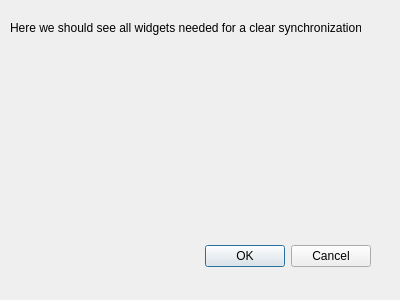
<?xml version="1.0" encoding="UTF-8"?>
<ui version="4.0">
 <class>DBSyncronizeWindow</class>
 <widget class="QDialog" name="DBSyncronizeWindow">
  <property name="geometry">
   <rect>
    <x>0</x>
    <y>0</y>
    <width>400</width>
    <height>300</height>
   </rect>
  </property>
  <property name="windowTitle">
   <string>Dialog</string>
  </property>
  <widget class="QDialogButtonBox" name="buttonBox">
   <property name="geometry">
    <rect>
     <x>30</x>
     <y>240</y>
     <width>341</width>
     <height>32</height>
    </rect>
   </property>
   <property name="orientation">
    <enum>Qt::Horizontal</enum>
   </property>
   <property name="standardButtons">
    <set>QDialogButtonBox::Cancel|QDialogButtonBox::Ok</set>
   </property>
  </widget>
  <widget class="QLabel" name="label">
   <property name="geometry">
    <rect>
     <x>10</x>
     <y>20</y>
     <width>351</width>
     <height>16</height>
    </rect>
   </property>
   <property name="text">
    <string>Here we should see all widgets needed for a clear synchronization</string>
   </property>
  </widget>
 </widget>
 <resources/>
 <connections>
  <connection>
   <sender>buttonBox</sender>
   <signal>accepted()</signal>
   <receiver>DBSyncronizeWindow</receiver>
   <slot>accept()</slot>
   <hints>
    <hint type="sourcelabel">
     <x>248</x>
     <y>254</y>
    </hint>
    <hint type="destinationlabel">
     <x>157</x>
     <y>274</y>
    </hint>
   </hints>
  </connection>
  <connection>
   <sender>buttonBox</sender>
   <signal>rejected()</signal>
   <receiver>DBSyncronizeWindow</receiver>
   <slot>reject()</slot>
   <hints>
    <hint type="sourcelabel">
     <x>316</x>
     <y>260</y>
    </hint>
    <hint type="destinationlabel">
     <x>286</x>
     <y>274</y>
    </hint>
   </hints>
  </connection>
 </connections>
</ui>
